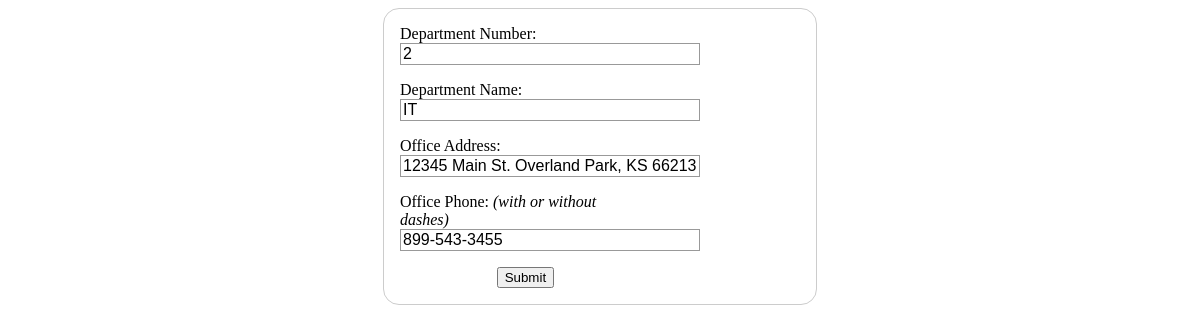
The page /current/UpdateDepartmentForm.php?id=2 on the database its author committed.
### tables this page shows
CREATE TABLE IF NOT EXISTS `department` (
  `Dept_ID` int(3) NOT NULL,
  `Dept_Name` text,
  `Office_Addr` varchar(100) DEFAULT NULL,
  `Office_Phone` varchar(12) DEFAULT NULL,
  PRIMARY KEY (`Dept_ID`)
);

### current/UpdateDepartmentForm.php (the view, shortened to what this page needs)
<!DOCTYPE html>
<html>
<head>
</head>
<?php
$id=$_GET['id'];
require 'open-db.php';
	$result= mysqli_query($conn, "SELECT Dept_ID, Dept_Name, Office_Addr, Office_Phone FROM department WHERE dept_id=$id");
while ($row = mysqli_fetch_array($result)) {
	$d = $row['Dept_ID'];
	$n = $row['Dept_Name'];
	$a = $row['Office_Addr'];
	$p = $row['Office_Phone'];
?>
	<div class="formPopup" id="updateDept">
    <form action="updateDept.php" method="post">
        <div>
          <label for="number">Department Number:</label> <input type="text" id="dep_number" name="dep_number" value="<?php echo htmlspecialchars($d); ?>" readonly="readonly">
        </div>
        <div>
          <label for="name">Department Name:</label> <input type="text" id="dep_name" name="dep_name" value="<?php echo htmlspecialchars($n); ?>" required>
        </div>
        <div>
		  <label for="address">Office Address:</label> <input    type="text" id="address" name="address" value="<?php echo htmlspecialchars($a); ?>">
        </div>
        <div>
          <label for="phone">Office Phone: <i>(with or without dashes)</i></label> <input type="text" id="phone" name="phone" value="<?php echo htmlspecialchars($p); ?>">
        </div>
        <div class="button">
          <button type="submit">Submit</button>
        </div>
    </form>
</html>
<?php } ?>

### current/UpdateDepartmentForm.php (style rules this page uses)
form { margin: 0 auto; width: 400px; padding: 1em; border: 1px solid #CCC; border-radius: 1em; }
form div + div { margin-top: 1em; }
label { display: inline-block; width: 200px; text-align: left; }
input, textarea { font: 1em sans-serif; width: 300px; box-sizing: border-box; border: 1px solid #999; }
.button { padding-left: 90px; }
button { margin-left: .5em; }

### rows shown on the page
department: dep_number "2", dep_name "IT", address "12345 Main St. Overland Park, KS 66213", phone "899-543-3455"
